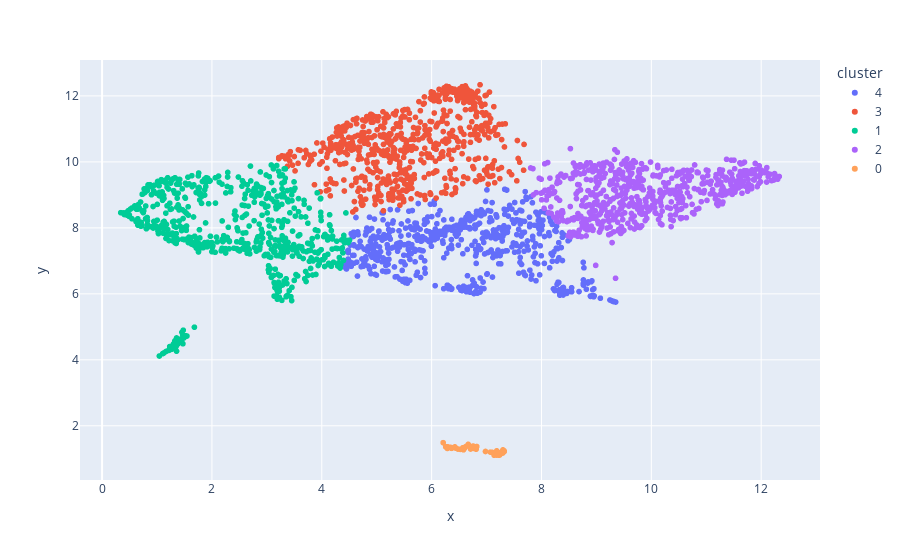

Source (notebook cell):
### Code cell
df_umap_tot = pd.concat([df_umap, df_test_umap])
fig = px.scatter(df_umap_tot, x='x', y='y', color='cluster')
fig.show()

### Figure 1 — Plotly figure (JSON) as saved in the notebook; plotly's stock layout.template omitted (floating-point values rounded to 4 significant figures; data arrays with more than 128 entries replaced by an {"elided": "..."} marker saying what was removed)
{"data": [{"hovertemplate": "cluster=4<br>x=%{x}<br>y=%{y}<extra></extra>", "legendgroup": "4", "marker": {"color": "#636efa", "symbol": "circle"}, "mode": "markers", "name": "4", "showlegend": true, "type": "scattergl", "x": {"elided": "598 float values"}, "xaxis": "x", "y": {"elided": "598 float values"}, "yaxis": "y"}, {"hovertemplate": "cluster=3<br>x=%{x}<br>y=%{y}<extra></extra>", "legendgroup": "3", "marker": {"color": "#EF553B", "symbol": "circle"}, "mode": "markers", "name": "3", "showlegend": true, "type": "scattergl", "x": {"elided": "664 float values"}, "xaxis": "x", "y": {"elided": "664 float values"}, "yaxis": "y"}, {"hovertemplate": "cluster=1<br>x=%{x}<br>y=%{y}<extra></extra>", "legendgroup": "1", "marker": {"color": "#00cc96", "symbol": "circle"}, "mode": "markers", "name": "1", "showlegend": true, "type": "scattergl", "x": {"elided": "658 float values"}, "xaxis": "x", "y": {"elided": "658 float values"}, "yaxis": "y"}, {"hovertemplate": "cluster=2<br>x=%{x}<br>y=%{y}<extra></extra>", "legendgroup": "2", "marker": {"color": "#ab63fa", "symbol": "circle"}, "mode": "markers", "name": "2", "showlegend": true, "type": "scattergl", "x": {"elided": "625 float values"}, "xaxis": "x", "y": {"elided": "625 float values"}, "yaxis": "y"}, {"hovertemplate": "cluster=0<br>x=%{x}<br>y=%{y}<extra></extra>", "legendgroup": "0", "marker": {"color": "#FFA15A", "symbol": "circle"}, "mode": "markers", "name": "0", "showlegend": true, "type": "scattergl", "x": [6.624, 6.336, 6.44, 7.227, 7.234, 6.58, 6.811, 6.294, 6.794, 7.195, 6.285, 7.071, 6.442, 6.595, 7.138, 6.666, 7.238, 6.324, 6.423, 7.098, 7.298, 6.779, 7.107, 7.16, 6.288, 7.203, 6.257, 7.295, 6.766, 7.278, 7.184, 7.173, 6.754, 6.61, 6.709, 7.321, 6.981, 6.286, 6.479, 6.336, 7.21, 6.328, 6.566, 6.58, 6.258, 6.21, 6.524, 6.404, 6.821, 7.193, 7.185, 7.167, 6.362, 7.22, 7.318], "xaxis": "x", "y": [1.372, 1.346, 1.325, 1.11, 1.144, 1.273, 1.291, 1.36, 1.326, 1.116, 1.346, 1.203, 1.323, 1.312, 1.108, 1.438, 1.115, 1.344, 1.361, 1.199, 1.27, 1.312, 1.185, 1.152, 1.35, 1.174, 1.363, 1.176, 1.367, 1.168, 1.114, 1.177, 1.387, 1.352, 1.297, 1.22, 1.222, 1.314, 1.296, 1.352, 1.133, 1.345, 1.333, 1.318, 1.362, 1.489, 1.286, 1.344, 1.373, 1.126, 1.242, 1.127, 1.317, 1.187, 1.244], "yaxis": "y"}], "layout": {"legend": {"title": {"text": "cluster"}, "tracegroupgap": 0}, "margin": {"t": 60}, "xaxis": {"anchor": "y", "domain": [0, 1], "title": {"text": "x"}}, "yaxis": {"anchor": "x", "domain": [0, 1], "title": {"text": "y"}}}}
